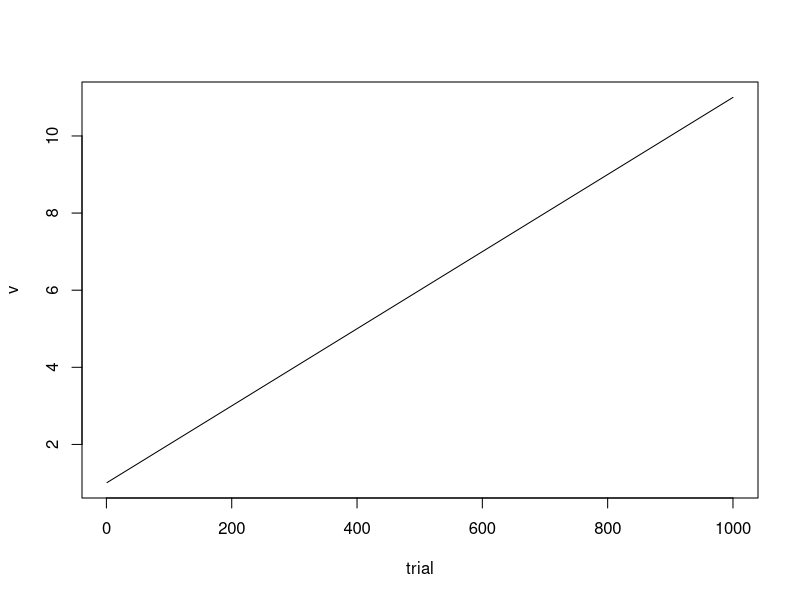
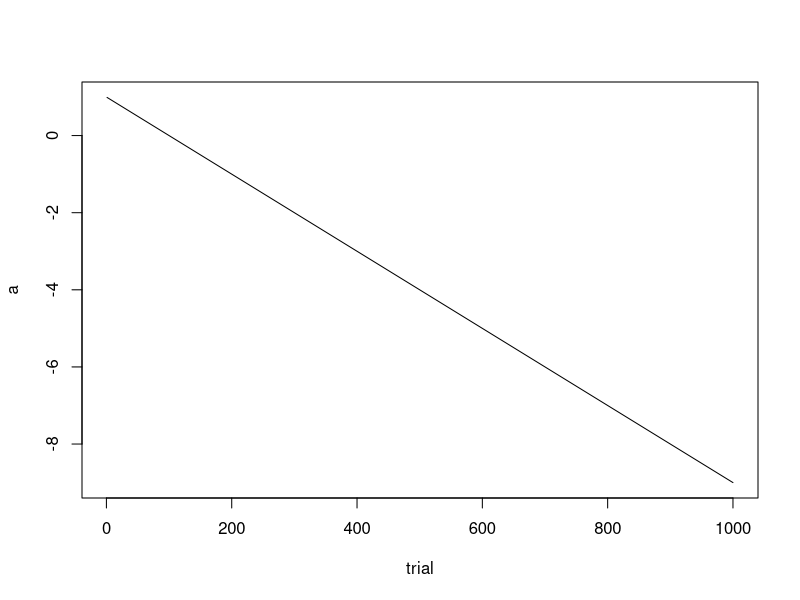
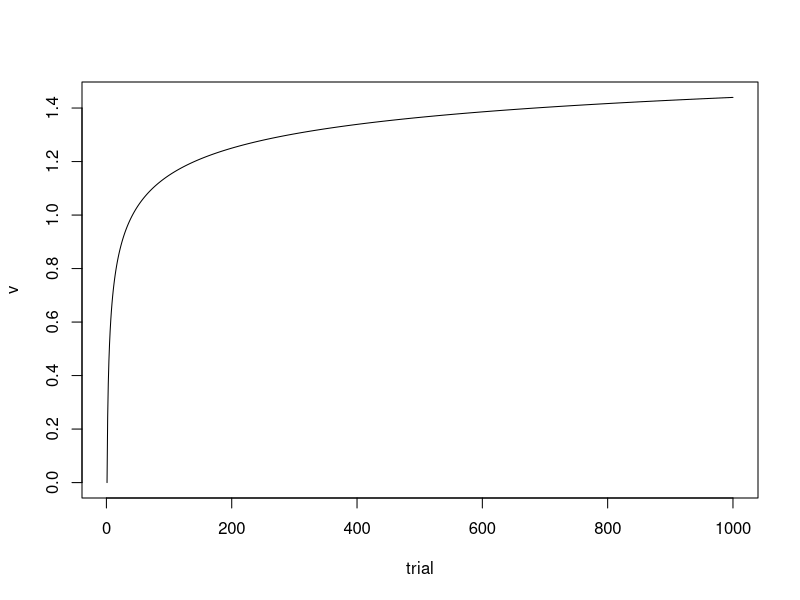
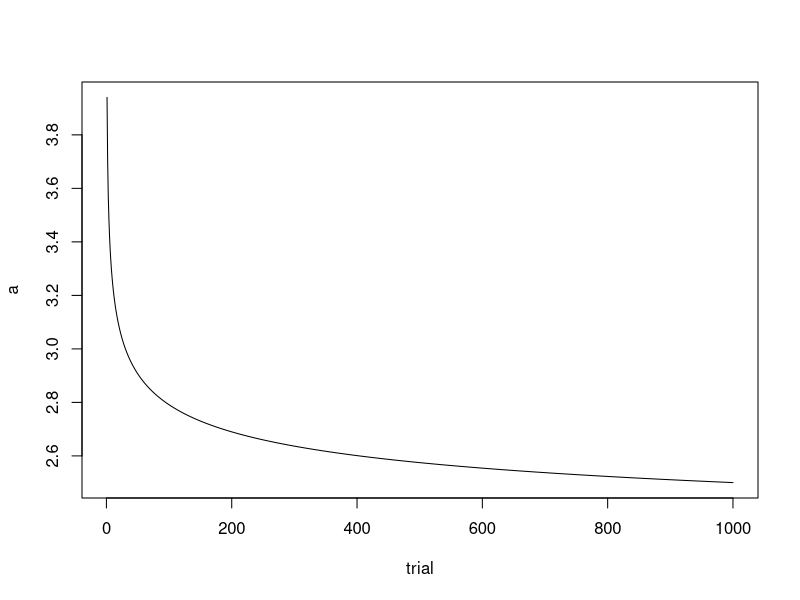
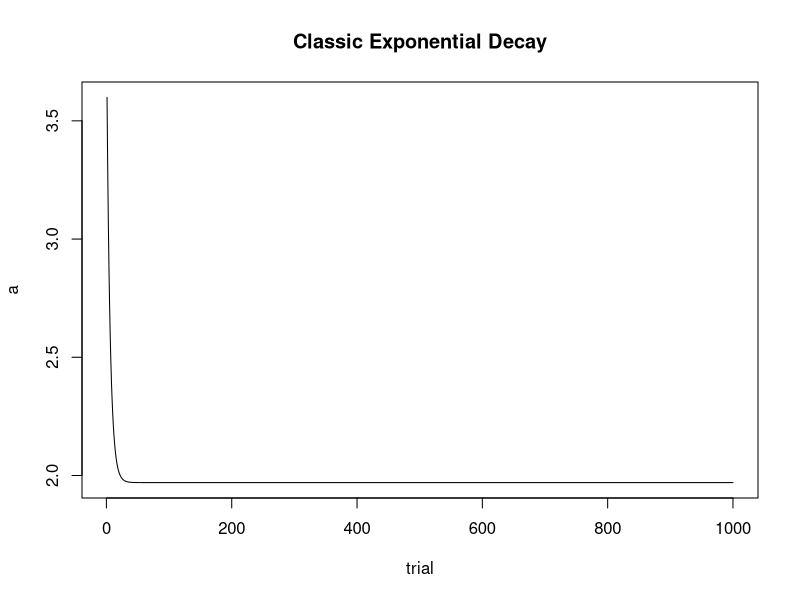
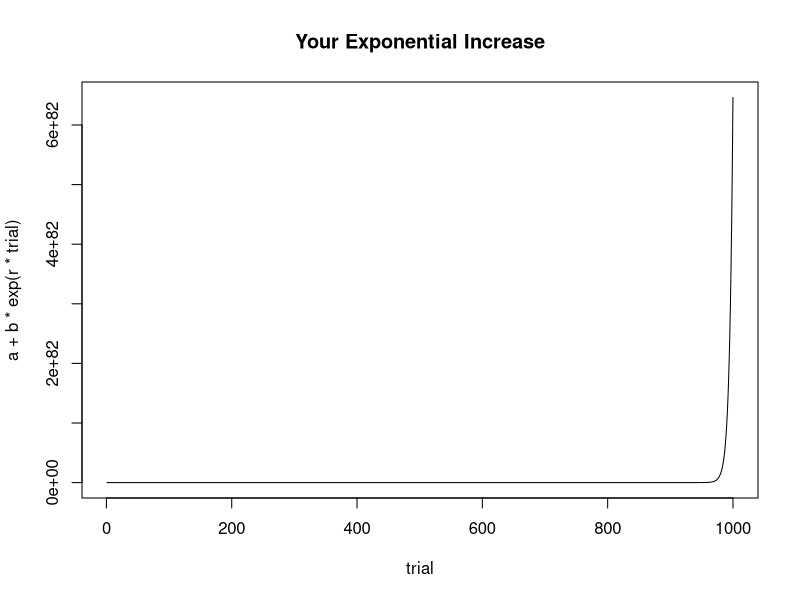
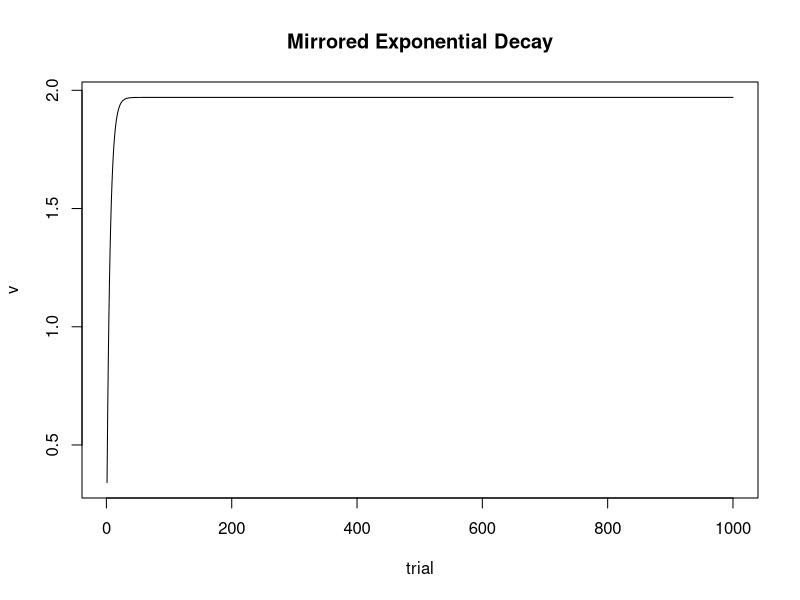
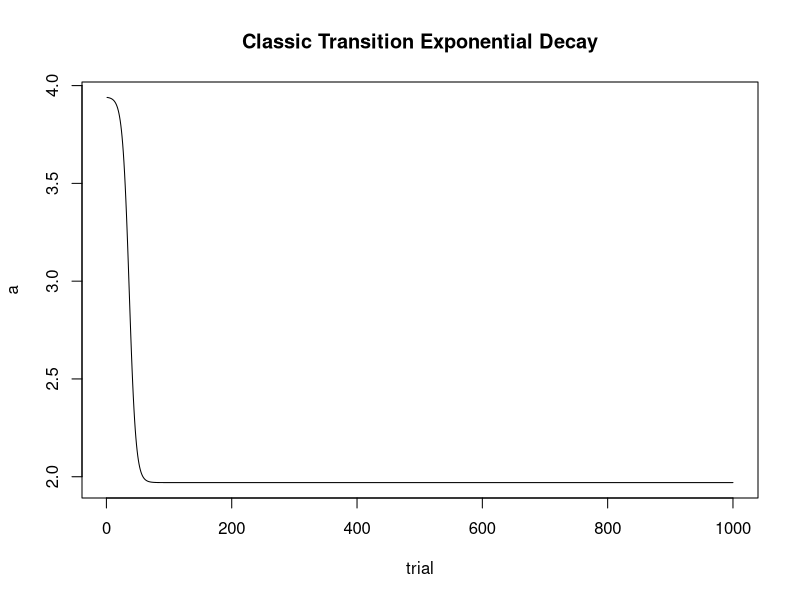

Generate these figures, in order, with R:

trial=1:1000

r=0.19
a=1.97
b=1.97

beta = 0.01
c = 1

# linear 
plot(trial, c+beta*trial, "l", ylab = "v")
plot(trial, c+-beta*trial, "l", ylab = "a")


# Power
plot(trial, a-b*trial^-r, "l", ylab = "v")
plot(trial, a+b*trial^-r, "l", ylab = "a")


# Exp
plot(trial,a+b*exp(-r*trial),type="l",main="Classic Exponential Decay", ylab = "a")

plot(trial,a+b*exp(r*trial),type="l",main="Your Exponential Increase")

plot(trial,a-b*exp(-r*trial),type="l",main="Mirrored Exponential Decay", ylab = "v")

t=1000

plot(trial,a+b*((t+1)/(t+exp(r*trial))),type="l",main="Classic Transition Exponential Decay", ylab = "a")

plot(trial,a-b*((t+1)/(t+exp(r*trial))),type="l",main="Mirrored Transition Exponential Decay", ylab = "v")


plot(trial,a+b*((t+1)/(t+exp(-r*trial))),type="l",main="Classic Transition Exponential Increase")

plot(trial,a-b*((t+1)/(t+exp(-r*trial))),type="l",main="Mirrored Transition Exponential Increase")


